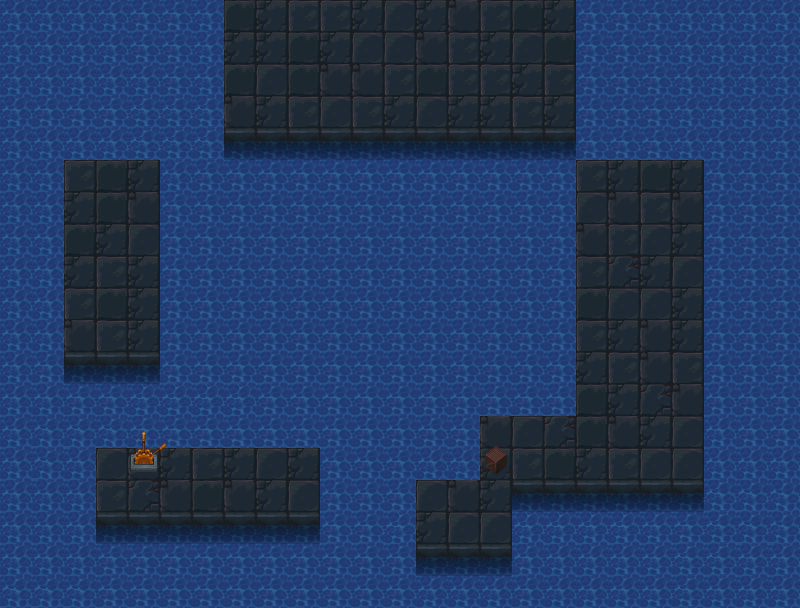

A 2D game scene composited from a Tiled map and its tileset images. What follows is a short description and the map's XML, with each tile layer's data collapsed to a summary:
An orthogonal 25x19 tile map with 32x32 px tiles, 4 tile layers (bg, floor object 1, switchoff, switchon) and 37 objects (12x water, 8x collision, 3x block, 2x slingshot, opensw, ...).

<map version="1.0" tiledversion="1.1.4" orientation="orthogonal" renderorder="right-down" width="25" height="19" tilewidth="32" tileheight="32" infinite="0" nextobjectid="48">
 <tileset firstgid="1" name="tiles" tilewidth="32" tileheight="32" tilecount="240" columns="10">
  <image source="tiles.png" width="320" height="768" />
 </tileset>
 <layer name="bg" width="25" height="19">
  <properties>
   <property name="bg" value="0" />
   <property name="tileset" value="tiles" />
  </properties>
  <data>[475 cells, 475 non-empty, 18 distinct tile ids]</data>
 </layer>
 <layer name="floor object 1" width="25" height="19">
  <properties>
   <property name="bg" value="0" />
   <property name="tileset" value="tiles" />
  </properties>
  <data>[475 cells, 2 non-empty, 2 distinct tile ids]</data>
 </layer>
 <layer name="switchoff" width="25" height="19">
  <properties>
   <property name="switchoff" value="2" />
   <property name="tileset" value="tiles" />
  </properties>
  <data>[475 cells, 4 non-empty, 4 distinct tile ids]</data>
 </layer>
 <layer name="switchon" width="25" height="19">
  <properties>
   <property name="switchon" value="2" />
   <property name="tileset" value="tiles" />
  </properties>
  <data>[475 cells, 2 non-empty, 2 distinct tile ids]</data>
 </layer>
 <objectgroup name="open switch" visible="0">
  <object id="27" type="opensw" x="107.521" y="449.224" width="70.1517" height="50.1849" />
 </objectgroup>
 <objectgroup name="collision">
  <object id="6" type="collision" x="448.585" y="29.6457" width="31.173" height="31.8145" />
  <object id="7" type="collision" x="255.429" y="30.1755" width="33.6117" height="33.1136" />
  <object id="8" type="collision" x="255.522" y="480.127" width="32.2143" height="41.0607" />
  <object id="9" type="collision" x="480.853" y="444.578" width="29.2908" height="44.1106" />
  <object id="23" type="collision" x="65.411" y="253.421" width="31.2336" height="33.84" />
  <object id="25" type="collision" x="671.991" y="254.875" width="31.0457" height="30.7942" />
  <object id="26" type="collision" x="131.439" y="441.891" width="29.2006" height="33.1333" />
  <object id="37" type="collision" x="446.987" y="510.816" width="34.4819" height="34.156" />
 </objectgroup>
 <objectgroup name="button">
  <properties>
   <property name="button" value="1" />
  </properties>
  <object id="10" name="2.1" type="button" x="432" y="16" width="47.6115" height="62.0126" />
  <object id="11" name="1.1" x="240" y="16" width="64.8801" height="62.254" />
  <object id="12" name="1.2" x="240" y="464" width="63.8638" height="50.0603" />
  <object id="13" name="2.2" x="432" y="498" width="48.8295" height="47.0119" />
  <object id="22" name="3.1" x="48" y="240.147" width="64.9539" height="61.1813" />
  <object id="24" name="3.2" x="656" y="240" width="47.3763" height="62.693" />
 </objectgroup>
 <objectgroup name="player">
  <object id="14" name="princess" type="player" x="109.431" y="329.599" width="13.5027" height="12.3754">
   <ellipse />
  </object>
 </objectgroup>
 <objectgroup name="water">
  <object id="1" type="water" x="177.269" y="154.334" width="384.597" height="217.993" />
  <object id="28" type="water" x="590.1" y="9.05524" width="200.724" height="135.829" />
  <object id="29" type="water" x="17.5731" y="9.16222" width="188.707" height="136.479" />
  <object id="30" type="water" x="11.3101" y="148.694" width="37.9743" height="224.711" />
  <object id="31" type="water" x="333.535" y="437.247" width="67.115" height="166.436" />
  <object id="32" type="water" x="511.943" y="496.791" width="284.918" height="109.91" />
  <object id="34" type="water" x="76.8621" y="376.842" width="393.302" height="53.2339" />
  <object id="35" type="water" x="721.033" y="146.356" width="73.9511" height="357.689" />
  <object id="39" type="water" x="13.6008" y="375.156" width="64.6039" height="223.28" />
  <object id="40" type="water" x="78.2047" y="566.701" width="256.149" height="35.1354" />
  <object id="43" type="water" x="397.824" y="426.159" width="71.8707" height="72.5377" />
  <object id="47" type="water" x="473" y="373" width="89" height="33" />
 </objectgroup>
 <objectgroup name="item">
  <properties>
   <property name="item" value="0" />
  </properties>
  <object id="44" name="slingshot" type="slingshot" x="71.4305" y="167.121" width="18.0363" height="19.1636">
   <properties>
    <property name="from" value="slingshot" />
   </properties>
  </object>
 </objectgroup>
 <objectgroup name="itemchoose">
  <properties>
   <property name="itemchoose" value="0" />
  </properties>
  <object id="45" name="slingshot" x="65.0183" y="159.073" width="48.9635" height="45.8544" />
 </objectgroup>
 <objectgroup name="waterfront" visible="0">
  <object id="42" type="waterfront" x="190.411" y="449.827" width="387.623" height="2.2668" />
 </objectgroup>
 <objectgroup name="waterback" visible="0">
  <object id="3" type="waterback" x="128.509" y="128.509" width="543.343" height="3.38181" />
 </objectgroup>
 <objectgroup name="waterright" visible="0">
  <object id="20" type="waterright" x="576.225" y="141.436" width="4.86677" height="351.624" />
 </objectgroup>
 <objectgroup name="waterleft" visible="0">
  <object id="19" type="waterleft" x="157.755" y="99.5842" width="3.65008" height="351.624" />
 </objectgroup>
 <objectgroup name="block">
  <properties>
   <property name="block" value="1" />
  </properties>
  <object id="4" name="1" type="block" x="255.89" y="420.054" width="31.5635" height="28.1817" />
  <object id="5" name="2" type="block" x="447.347" y="126.496" width="31.5635" height="28.1817" />
  <object id="18" name="3" type="block" x="549.066" y="256.811" width="27.9839" height="26.7672" />
 </objectgroup>
</map>
